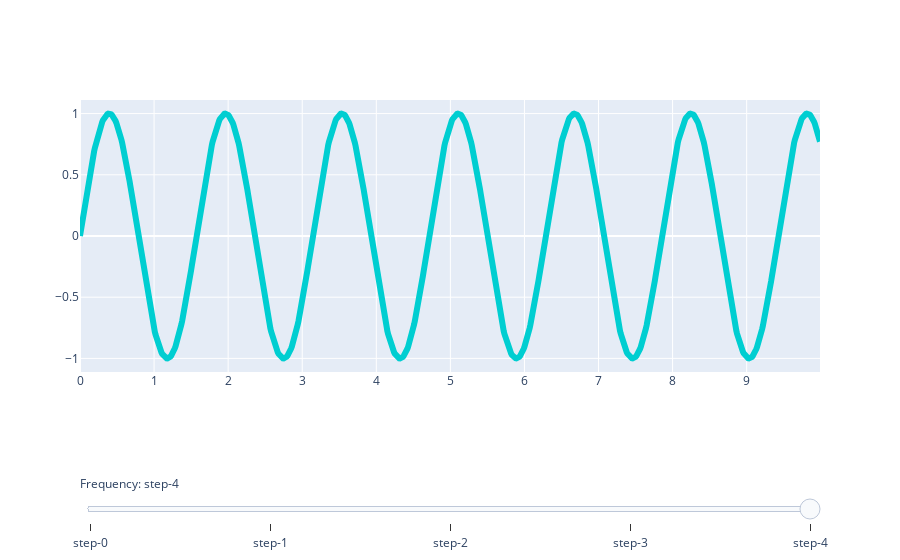

The notebook cell saved with this chart:
### Markdown cell above
## 1 Food parser
TODO: slide parser

### Code cell
import plotly.graph_objects as go
import numpy as np
text = ['ah','que','coucou']
# Create figure
fig = go.Figure()

# Add traces, one for each slider step
for step in np.arange(0, 5, 1):
    fig.add_trace(
        go.Scatter(
            visible=False,
            line=dict(color="#00CED1", width=6),
            name="𝜈 = " + str(step),
            x=np.arange(0, 10, 0.01),
            y=np.sin(step * np.arange(0, 10, 0.01))))

# Make 10th trace visible
fig.data[4].visible = True

# Create and add slider
steps = []
for i in range(len(fig.data)):
    step = dict(
        method="restyle",
        args=["visible", [False] * len(fig.data)],
    )
    step["args"][1][i] = True  # Toggle i'th trace to "visible"
    steps.append(step)

sliders = [dict(
    active=10,
    currentvalue={"prefix": "Frequency: "},
    pad={"t": 100},
    steps=steps
)]

fig.update_layout(
    sliders=sliders
)

fig.show()

### Figure 1 — Plotly figure (JSON) as saved in the notebook; plotly's stock layout.template omitted (floating-point values rounded to 4 significant figures; data arrays with more than 128 entries replaced by an {"elided": "..."} marker saying what was removed)
{"data": [{"line": {"color": "#00CED1", "width": 6}, "name": "𝜈 = 0", "type": "scatter", "visible": false, "x": {"elided": "1000 float values"}, "y": {"elided": "1000 int values"}}, {"line": {"color": "#00CED1", "width": 6}, "name": "𝜈 = 1", "type": "scatter", "visible": false, "x": {"elided": "1000 float values"}, "y": {"elided": "1000 float values"}}, {"line": {"color": "#00CED1", "width": 6}, "name": "𝜈 = 2", "type": "scatter", "visible": false, "x": {"elided": "1000 float values"}, "y": {"elided": "1000 float values"}}, {"line": {"color": "#00CED1", "width": 6}, "name": "𝜈 = 3", "type": "scatter", "visible": false, "x": {"elided": "1000 float values"}, "y": {"elided": "1000 float values"}}, {"line": {"color": "#00CED1", "width": 6}, "name": "𝜈 = 4", "type": "scatter", "visible": true, "x": {"elided": "1000 float values"}, "y": {"elided": "1000 float values"}}], "layout": {"autosize": true, "sliders": [{"active": 4, "currentvalue": {"prefix": "Frequency: "}, "pad": {"t": 100}, "steps": [{"args": ["visible", [true, false, false, false, false]], "method": "restyle"}, {"args": ["visible", [false, true, false, false, false]], "method": "restyle"}, {"args": ["visible", [false, false, true, false, false]], "method": "restyle"}, {"args": ["visible", [false, false, false, true, false]], "method": "restyle"}, {"args": ["visible", [false, false, false, false, true]], "method": "restyle"}]}], "xaxis": {"autorange": true, "range": [0, 9.99], "type": "linear"}, "yaxis": {"autorange": true, "range": [-1.111, 1.111], "type": "linear"}}}
